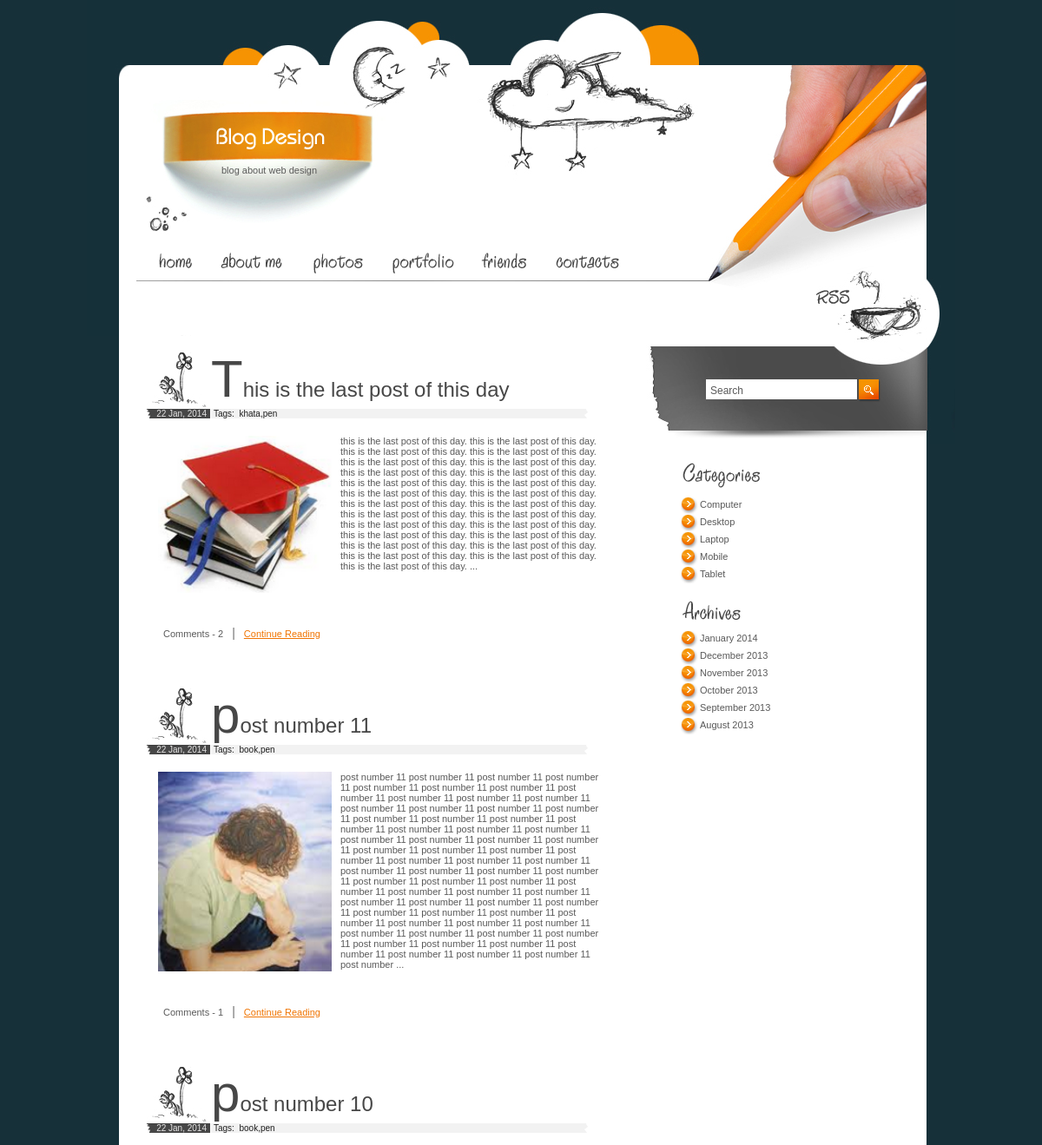
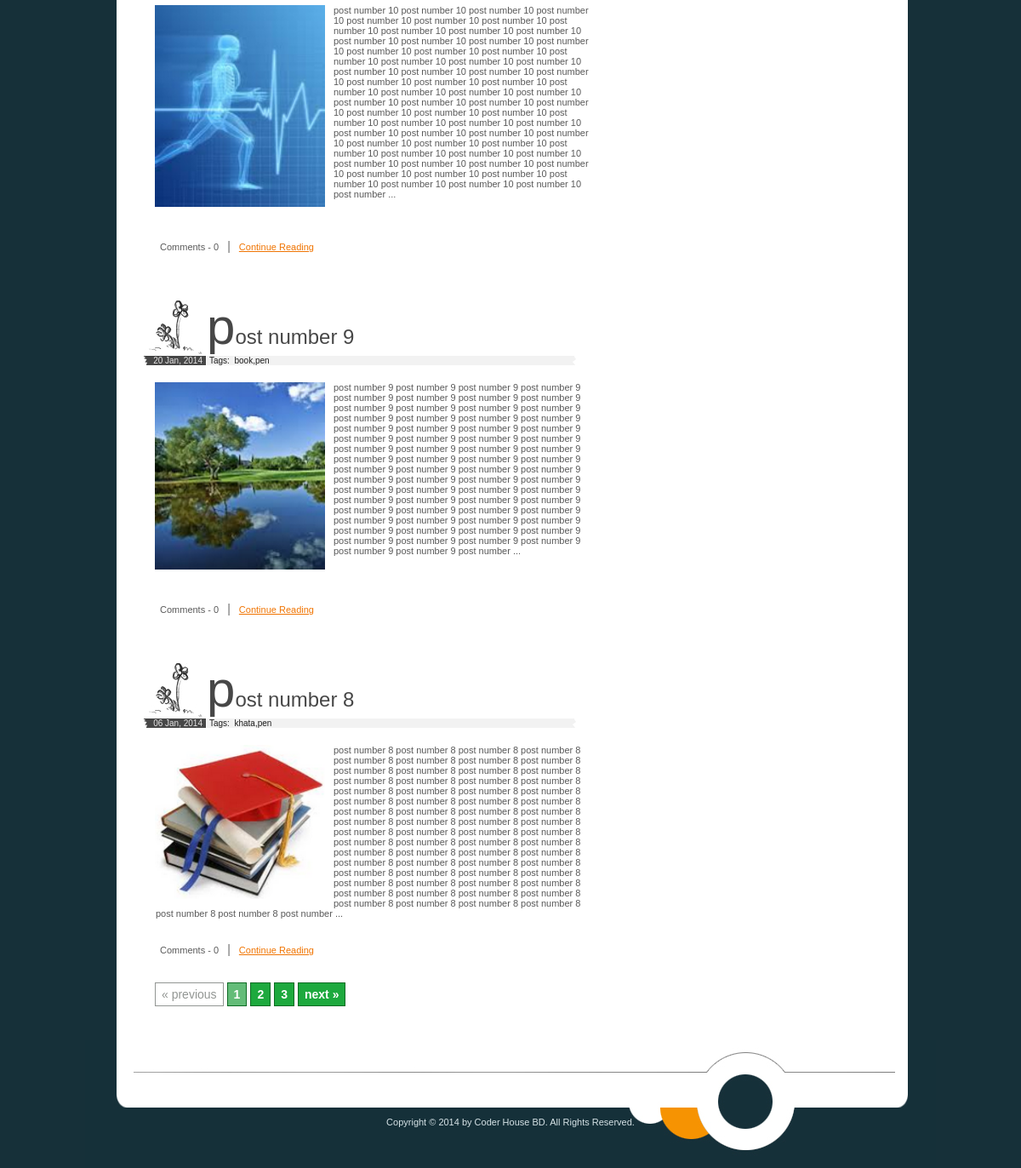
The page / on the database its author committed (2 pictures, top to bottom).
### tables this page shows
CREATE TABLE IF NOT EXISTS `tbl_post` (
  `post_id` int(11) NOT NULL AUTO_INCREMENT,
  `post_title` varchar(255) NOT NULL,
  `post_description` text NOT NULL,
  `post_image` varchar(255) NOT NULL,
  `cat_id` int(11) NOT NULL,
  `tag_id` varchar(255) NOT NULL,
  `post_date` varchar(255) NOT NULL,
  `year` varchar(4) NOT NULL,
  `month` varchar(2) NOT NULL,
  `post_timestamp` varchar(255) NOT NULL,
  PRIMARY KEY (`post_id`)
);

CREATE TABLE IF NOT EXISTS `tbl_category` (
  `cat_id` int(11) NOT NULL AUTO_INCREMENT,
  `cat_name` varchar(255) NOT NULL,
  PRIMARY KEY (`cat_id`)
);

CREATE TABLE IF NOT EXISTS `tbl_footer` (
  `id` int(11) NOT NULL AUTO_INCREMENT,
  `description` text NOT NULL,
  PRIMARY KEY (`id`)
);

### index.php (the view, shortened to what this page needs)
<?php include('header.php'); ?>
<?php
include "config.php";
			$adjacents = 7;
			$statement = $db->prepare("SELECT * FROM tbl_post ORDER BY post_id DESC");
			$statement->execute();
			$total_pages = $statement->rowCount();
			$targetpage = $_SERVER['PHP_SELF'];
			$limit = 5;
			$page = @$_GET['page'];
			if($page)
				$start = ($page - 1) * $limit;
			else
				$start = 0;
			$statement = $db->prepare("SELECT * FROM tbl_post ORDER BY post_id DESC LIMIT $start, $limit");
			$statement->execute();
			$result = $statement->fetchAll(PDO::FETCH_ASSOC);
			if ($page == 0) $page = 1;
			$prev = $page - 1;
			$next = $page + 1;
			$lastpage = ceil($total_pages/$limit);
			$pagination = "";
			if($lastpage > 1)
			{
				$pagination .= "<div class=\"pagination\">";
				if ($page > 1)
					$pagination.= "<a href=\"$targetpage?page=$prev\">&#171; previous</a>";
				else
					$pagination.= "<span class=\"disabled\">&#171; previous</span>";
				if ($lastpage < 7 + ($adjacents * 2))
				{
					for ($counter = 1; $counter <= $lastpage; $counter++)
					{
						if ($counter == $page)
							$pagination.= "<span class=\"current\">$counter</span>";
						else
							$pagination.= "<a href=\"$targetpage?page=$counter\">$counter</a>";
					}
				}
				if ($page < $counter - 1)
					$pagination.= "<a href=\"$targetpage?page=$next\">next &#187;</a>";
				else
					$pagination.= "<span class=\"disabled\">next &#187;</span>";
				$pagination.= "</div>\n";
			}
foreach($result as $row)
{
	?>
	<div class="post">
		<h2><?php echo $row['post_title']; ?></h2>
		<div>
			<span class="date">
				<?php
					$post_date = $row['post_date'];
					$day = substr($post_date,8,2);
					$month = substr($post_date,5,2);
					$year = substr($post_date,0,4);
					if($month=='01') {$month="Jan";}
					echo $day.' '.$month.', '.$year;
				?>
			</span>
			<span class="categories">
				Tags:&nbsp;
				<?php
					$arr = explode(",",$row['tag_id']);
					$count_arr = count(explode(",",$row['tag_id']));
					$k=0;
					for($j=0;$j<$count_arr;$j++)
					{
						$statement1 = $db->prepare("SELECT * FROM tbl_tag WHERE tag_id=?");
						$statement1->execute(array($arr[$j]));
						$result1 = $statement1->fetchAll(PDO::FETCH_ASSOC);
						foreach($result1 as $row1)
						{
							$arr1[$k] = $row1['tag_name'];
						}
						$k++;
					}
					$tag_names = implode(",",$arr1);
					echo $tag_names;
				?>
			</span>
		</div>
		<div class="description">
			<img src="uploads/<?php echo $row['post_image']; ?>" alt="" width="200" style="float:left;" />
			<?php
				$pieces = explode(" ", $row['post_description']);
				$final_words = implode(" ", array_splice($pieces, 0, 200));
				$final_words = $final_words.' ...';
			?>
			<?php echo $final_words; ?>
		</div>
		<p class="comments">
		Comments -
		<?php
		$statement1 = $db->prepare("SELECT * FROM tbl_comment WHERE post_id=? AND active=1");
		$statement1->execute(array($row['post_id']));
		$total_num = $statement1->rowCount();
		echo $total_num;
		?>
		<span>|</span> <a href="index2.php?id=<?php echo $row['post_id']; ?>">Continue Reading</a></p>
	</div>
	<?php
}
?>
<div class="pagination">
<?php
echo $pagination;
?>
</div>
<?php include('footer.php'); ?>

### header.php (shortened to what this page needs)
                <!DOCTYPE HTML PUBLIC "-//W3C//DTD HTML 4.01 Transitional//EN"
"http://www.w3.org/TR/html4/loose.dtd">
<html>
<head>
<link rel="stylesheet" type="text/css" href="style.css" />
	<link rel="stylesheet" type="text/css" href="fancybox/jquery.fancybox.css" />
</head>
<body>
	<div id="header">
		<span class="logo">blog about web design</span>
		<ul id="menu">
			<li><a href="index.php"><img src="images/but1.gif" alt="" width="64" height="42" /></a></li>
			<li><a href=""><img src="images/but2.gif" alt="" width="108" height="42" /></a></li>
			<li><a href=""><img src="images/but3.gif" alt="" width="93" height="42" /></a></li>
			<li><a href=""><img src="images/but4.gif" alt="" width="101" height="42" /></a></li>
			<li><a href=""><img src="images/but5.gif" alt="" width="86" height="42" /></a></li>
			<li><a href=""><img src="images/but6.gif" alt="" width="102" height="42" /></a></li>
		</ul>
		<img src="images/spacer.gif" alt="setalpm" width="120" height="120" border="0" usemap="#Map" class="rss" />
	</div>
	<div id="content">
		<div id="posts">

### footer.php (shortened to what this page needs)
</div>
		<div id="sidebar">
		    <div id="search">
				<input type="text" value="Search"> <a href="#"><img src="images/go.gif" alt="" width="26" height="26" /></a>
			</div>
			<div class="list">
				<img src="images/title1.gif" alt="" width="186" height="36" />
				<ul>
					<?php
						include('config.php');
						$statement = $db->prepare("SELECT * FROM tbl_category ORDER BY cat_name ASC");
						$statement->execute();
						$result = $statement->fetchAll(PDO::FETCH_ASSOC);
						foreach($result as $row)
						{
							?>
							<li><a href="category.php?id=<?php echo $row['cat_id']; ?>"><?php echo $row['cat_name']; ?></a></li>
							<?php
						}
					?>
				</ul>
				<img src="images/title2.gif" alt="" width="180" height="34" />
				<?php
					$j=0;
					$statement = $db->prepare("SELECT distinct(post_date) FROM tbl_post ORDER BY post_date DESC");
					$statement->execute();
					$result = $statement->fetchAll(PDO::FETCH_ASSOC);
					foreach($result as $row)
					{
						$ym = substr($row['post_date'],0,7);
						$arr_date[$j] = $ym;
						$j++;
					}
					$result = array_unique($arr_date);
					$final_val = implode(",",$result);
					$final_arr_date = explode(",",$final_val);
					$final_arr_date_count = count(explode(",",$final_val));
				?>
				<ul>
					<?php
					for($j=0;$j<$final_arr_date_count;$j++)
					{
						$year = substr($final_arr_date[$j],0,4);
						$month = substr($final_arr_date[$j],5,2);
						if($month=='01') {$month_full="January";}
						if($month=='08') {$month_full="August";}
						if($month=='09') {$month_full="September";}
						if($month=='10') {$month_full="October";}
						if($month=='11') {$month_full="November";}
						if($month=='12') {$month_full="December";}
						?>
						<li><a href="archive.php?date=<?php echo $final_arr_date[$j]; ?>"><?php echo $month_full.' '.$year; ?></a></li>
						<?php
					}
					?>
				</ul>
			</div>
		</div>
	</div>
	<div id="footer">
		<p>
			<?php
				include('config.php');
				$statement = $db->prepare("SELECT * FROM tbl_footer WHERE id=1");
				$statement->execute();
				$result = $statement->fetchAll(PDO::FETCH_ASSOC);
				foreach($result as $row)
				{
					echo $row['description'];
				}
			?>
		</p>
	</div>
</body>
</html>

### style.css (style rules this page uses)
* { margin:0px; padding:0px; }
img { border:0px }
html { width:100%; height:100%; background-color:#163039; }
body { width:1000px; height:100%; position:relative; margin:0 auto; background-image:url(images/bg.gif); background-position:top left; background-repeat:repeat-y; }
html > body { height:auto; min-height:100%; }
#header { width:1000px; background-image:url(images/header_bg.jpg); background-position:top left; background-repeat:no-repeat; padding:281px 0 63px 0 }
.logo { position:absolute; top:190px; left:155px; font-family:Arial, Helvetica, sans-serif; font-size:11px; color:#595959 }
#menu { padding:0 0 1px 71px; overflow:hidden; height:42px; }
#menu li { display:inline }
#menu img { float:left }
#content { width:932px; padding:0 0 150px 68px; overflow:hidden; }
#footer { height:150px; position:absolute; bottom:0px; background-image:url(images/footer_bg.jpg); background-position:top left; background-repeat:no-repeat; width:1000px; font-family:Tahoma, sans-serif; font-size:11px; color:#D8E4E8; }
#footer p { width:100%; text-align:center; padding:90px 0 0 0 }
#posts { width:532px; float:left; padding:0 44px 0 0; / padding:10px 44px 0 0; font-family:Arial, Helvetica, sans-serif; font-size:11px; color:#595959 }
#sidebar { width:356px; float:left }
.post { padding:0 0 35px 0; overflow:hidden; width:532px; float:left; }
.post h2 { font-family:Arial, Helvetica, sans-serif; font-size:24px; color:#474747; font-weight:normal; display:block; padding:15px 0 0 75px; / line-height:70px; background-image:url(images/h_bg.jpg); background-position:bottom left; background-repeat:no-repeat; }
.post h2:first-letter { font-size:60px; }
.date { display:block; float:left; background-image:url(images/date_bg.gif); background-position:top left; background-repeat:no-repeat; width:70px; text-align:right; font-family:Arial, Helvetica, sans-serif; font-size:10px; color:#E6E5E5; padding:0 4px 0 0 }
.categories { display:block; float:left; background-image:url(images/categories_bg.gif); background-position:top left; background-repeat:no-repeat; width:454px; font-family:Arial, Helvetica, sans-serif; font-size:10px; color:#1D1D1D; padding:0 0 0 4px }
.description { width:500px; padding:20px 0 0 0; float:left; margin:0 0 15px 0; }
.post .description img { float:left; padding:0 10px 10px 14px; margin:0px; }
.post .description p { padding:0 0 0 15px; }
.comments { display:block; float:left; line-height:17px; padding:5px 0 0 18px; }
.comments a { color:#F07402; text-decoration:underline }
.comments span { font-size:14px; color:#6E6E6E; padding:0 7px; line-height:17px; }
#search { background-image:url(images/search_bg.jpg); background-position:top left; background-repeat:no-repeat; width:356px; height:124px; margin:0 0 20px 0 }
#search input { width:169px; height:20px; border:0px; line-height:15px; font-family:Arial, Helvetica, sans-serif; font-size:12px; color:#595959; margin:50px 0 0 69px; padding:3px 0 0 5px; float:left }
#search a { display:block; float:left; margin:50px 0 0 2px }
.list { padding:0 0 15px 35px; }
.list ul { width:290px; overflow:hidden; padding:5px 0 15px 5px }
.list li { list-style-type:none; background-image:url(images/bullet.gif); background-position:top left; background-repeat:no-repeat; padding:0 0 5px 22px; line-height:15px; height:15px; width:240px; float:left; }
.list a { font-family:Arial, Helvetica, sans-serif; font-size:11px; color:#595959; text-decoration:none; }
.post p { width:511px; padding:13px 0 0 20px; }
.rss { position:absolute; top:300px; right:30px; }
div.pagination { padding: 3px; margin: 3px; z-index: 1000; font-size: 14px; margin-bottom: 20px; }
div.pagination a { padding: 5px 7px; margin: 2px; border: 1px solid #0D6B23; text-decoration: none; background-color: #1DA93E; color: #FFF; font-weight: bold; }
div.pagination span.current { padding: 5px 7px; margin: 2px; border: 1px solid #0D6B23; font-weight: bold; background-color: #63BC78; color: #FFF; font-weight: bold; }
div.pagination span.disabled { padding: 5px 7px; margin: 2px; border: 1px solid #929693; color: #929693; }

### rows shown on the page
tbl_post: post_title "This is the last post of this day", post_date "22", post_date "Jan", post_date "2014", tag_names "khata,pen", post_image (picture), final_words "this is the last post of this day. this is the last post of this day. this is the last post of this day. this is the last post of this day. this is the last post of this day. this is the last post of this day. this is the last post of this day. this is the last post of this day. this is the last post of this day. this is the last post of this day. this is the last post of this day. this is the last post of this day. this is the last post of this day. this is the last post of this day. this is the last post of this day. this is the last post of this day. this is the last post of this day. this is the last post of this day. this is the last post of this day. this is the last post of this day.…", total_num "2"
tbl_post: post_title "post number 11", post_date "22", post_date "Jan", post_date "2014", tag_names "book,pen", post_image (picture), final_words "post number 11 post number 11 post number 11 post number 11 post number 11 post number 11 post number 11 post number 11 post number 11 post number 11 post number 11 post number 11 post number 11 post number 11 post number 11 post number 11 post number 11 post number 11 post number 11 post number 11 post number 11 post number 11 post number 11 post number 11 post number 11 post number 11 post number 11 post number 11 post number 11 post number 11 post number 11 post number 11 post number 11 post number 11 post number 11 post number 11 post number 11 post number 11 post number 11 post number 11 post number 11 post number 11 post number 11 post number 11 post number 11 post number 11 post…", total_num "1"
tbl_post: post_title "post number 10", post_date "22", post_date "Jan", post_date "2014", tag_names "book,pen", post_image (picture), final_words "post number 10 post number 10 post number 10 post number 10 post number 10 post number 10 post number 10 post number 10 post number 10 post number 10 post number 10 post number 10 post number 10 post number 10 post number 10 post number 10 post number 10 post number 10 post number 10 post number 10 post number 10 post number 10 post number 10 post number 10 post number 10 post number 10 post number 10 post number 10 post number 10 post number 10 post number 10 post number 10 post number 10 post number 10 post number 10 post number 10 post number 10 post number 10 post number 10 post number 10 post number 10 post number 10 post number 10 post number 10 post number 10 post number 10 post…", total_num "0"
tbl_post: post_title "post number 9", post_date "20", post_date "Jan", post_date "2014", tag_names "book,pen", post_image (picture), final_words "post number 9 post number 9 post number 9 post number 9 post number 9 post number 9 post number 9 post number 9 post number 9 post number 9 post number 9 post number 9 post number 9 post number 9 post number 9 post number 9 post number 9 post number 9 post number 9 post number 9 post number 9 post number 9 post number 9 post number 9 post number 9 post number 9 post number 9 post number 9 post number 9 post number 9 post number 9 post number 9 post number 9 post number 9 post number 9 post number 9 post number 9 post number 9 post number 9 post number 9 post number 9 post number 9 post number 9 post number 9 post number 9 post number 9 post number 9 post number 9 post number 9 post number 9…", total_num "0"
tbl_post: post_title "post number 8", post_date "06", post_date "Jan", post_date "2014", tag_names "khata,pen", post_image (picture), final_words "post number 8 post number 8 post number 8 post number 8 post number 8 post number 8 post number 8 post number 8 post number 8 post number 8 post number 8 post number 8 post number 8 post number 8 post number 8 post number 8 post number 8 post number 8 post number 8 post number 8 post number 8 post number 8 post number 8 post number 8 post number 8 post number 8 post number 8 post number 8 post number 8 post number 8 post number 8 post number 8 post number 8 post number 8 post number 8 post number 8 post number 8 post number 8 post number 8 post number 8 post number 8 post number 8 post number 8 post number 8 post number 8 post number 8 post number 8 post number 8 post number 8 post number 8…", total_num "0"
tbl_category: cat_name "Computer"
tbl_category: cat_name "Desktop"
tbl_category: cat_name "Laptop"
tbl_category: cat_name "Mobile"
tbl_category: cat_name "Tablet"
tbl_footer: description "Copyright © 2014 by Coder House BD. All Rights Reserved."

### other values the page prints
$month_full "January"
$year "2014"
$month_full "December"
$year "2013"
$month_full "November"
$month_full "October"
$month_full "September"
$month_full "August"
